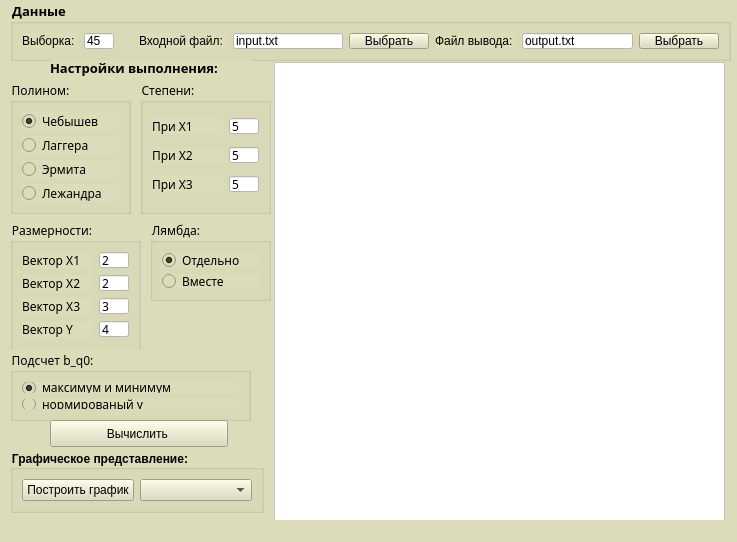
<?xml version="1.0" encoding="UTF-8"?>
<ui version="4.0">
 <class>MainWindow</class>
 <widget class="QMainWindow" name="MainWindow">
  <property name="geometry">
   <rect>
    <x>0</x>
    <y>0</y>
    <width>737</width>
    <height>542</height>
   </rect>
  </property>
  <property name="windowTitle">
   <string>MainWindow</string>
  </property>
  <property name="styleSheet">
   <string notr="true">background-color: rgb(220, 220, 186);
</string>
  </property>
  <widget class="QWidget" name="centralwidget">
   <widget class="QGroupBox" name="groupBox">
    <property name="geometry">
     <rect>
      <x>10</x>
      <y>220</y>
      <width>131</width>
      <height>134</height>
     </rect>
    </property>
    <property name="font">
     <font>
      <family>Sans Serif</family>
      <pointsize>9</pointsize>
     </font>
    </property>
    <property name="title">
     <string>Размерности:</string>
    </property>
    <layout class="QGridLayout" name="gridLayout">
     <item row="0" column="0">
      <widget class="QLabel" name="label">
       <property name="font">
        <font>
         <family>Sans Serif</family>
         <pointsize>9</pointsize>
        </font>
       </property>
       <property name="text">
        <string>Вектор X1</string>
       </property>
      </widget>
     </item>
     <item row="0" column="1">
      <widget class="QLineEdit" name="DimX1">
       <property name="maximumSize">
        <size>
         <width>30</width>
         <height>16</height>
        </size>
       </property>
       <property name="font">
        <font>
         <family>Sans Serif</family>
         <pointsize>9</pointsize>
        </font>
       </property>
       <property name="styleSheet">
        <string notr="true">
background-color: rgb(255, 255, 255);</string>
       </property>
       <property name="text">
        <string>2</string>
       </property>
      </widget>
     </item>
     <item row="1" column="0">
      <widget class="QLabel" name="label_2">
       <property name="font">
        <font>
         <family>Sans Serif</family>
         <pointsize>9</pointsize>
        </font>
       </property>
       <property name="text">
        <string>Вектор X2</string>
       </property>
      </widget>
     </item>
     <item row="1" column="1">
      <widget class="QLineEdit" name="DimX2">
       <property name="maximumSize">
        <size>
         <width>30</width>
         <height>16</height>
        </size>
       </property>
       <property name="font">
        <font>
         <family>Sans Serif</family>
         <pointsize>9</pointsize>
        </font>
       </property>
       <property name="styleSheet">
        <string notr="true">background-color: rgb(255, 255, 255);</string>
       </property>
       <property name="text">
        <string>2</string>
       </property>
      </widget>
     </item>
     <item row="2" column="0">
      <widget class="QLabel" name="label_3">
       <property name="font">
        <font>
         <family>Sans Serif</family>
         <pointsize>9</pointsize>
        </font>
       </property>
       <property name="text">
        <string>Вектор X3</string>
       </property>
      </widget>
     </item>
     <item row="2" column="1">
      <widget class="QLineEdit" name="DimX3">
       <property name="maximumSize">
        <size>
         <width>30</width>
         <height>16</height>
        </size>
       </property>
       <property name="font">
        <font>
         <family>Sans Serif</family>
         <pointsize>9</pointsize>
        </font>
       </property>
       <property name="styleSheet">
        <string notr="true">background-color: rgb(255, 255, 255);</string>
       </property>
       <property name="text">
        <string>3</string>
       </property>
      </widget>
     </item>
     <item row="3" column="0">
      <widget class="QLabel" name="label_4">
       <property name="font">
        <font>
         <family>Sans Serif</family>
         <pointsize>9</pointsize>
        </font>
       </property>
       <property name="text">
        <string>Вектор Y</string>
       </property>
      </widget>
     </item>
     <item row="3" column="1">
      <widget class="QLineEdit" name="DimY">
       <property name="maximumSize">
        <size>
         <width>30</width>
         <height>16</height>
        </size>
       </property>
       <property name="font">
        <font>
         <family>Sans Serif</family>
         <pointsize>9</pointsize>
        </font>
       </property>
       <property name="styleSheet">
        <string notr="true">background-color: rgb(255, 255, 255);</string>
       </property>
       <property name="text">
        <string>4</string>
       </property>
      </widget>
     </item>
    </layout>
   </widget>
   <widget class="QGroupBox" name="groupBox_3">
    <property name="geometry">
     <rect>
      <x>10</x>
      <y>80</y>
      <width>121</width>
      <height>134</height>
     </rect>
    </property>
    <property name="font">
     <font>
      <family>Sans Serif</family>
      <pointsize>9</pointsize>
     </font>
    </property>
    <property name="title">
     <string>Полином:</string>
    </property>
    <layout class="QGridLayout" name="gridLayout_3">
     <item row="0" column="0">
      <widget class="QRadioButton" name="chebish">
       <property name="font">
        <font>
         <family>Sans Serif</family>
         <pointsize>9</pointsize>
        </font>
       </property>
       <property name="text">
        <string>Чебышев</string>
       </property>
       <property name="checked">
        <bool>true</bool>
       </property>
      </widget>
     </item>
     <item row="1" column="0">
      <widget class="QRadioButton" name="lagger">
       <property name="font">
        <font>
         <family>Sans Serif</family>
         <pointsize>9</pointsize>
        </font>
       </property>
       <property name="text">
        <string>Лаггера</string>
       </property>
      </widget>
     </item>
     <item row="2" column="0">
      <widget class="QRadioButton" name="ermit">
       <property name="font">
        <font>
         <family>Sans Serif</family>
         <pointsize>9</pointsize>
        </font>
       </property>
       <property name="text">
        <string>Эрмита</string>
       </property>
      </widget>
     </item>
     <item row="3" column="0">
      <widget class="QRadioButton" name="legandr">
       <property name="font">
        <font>
         <family>Sans Serif</family>
         <pointsize>9</pointsize>
        </font>
       </property>
       <property name="text">
        <string>Лежандра</string>
       </property>
      </widget>
     </item>
    </layout>
   </widget>
   <widget class="QGroupBox" name="groupBox_2">
    <property name="geometry">
     <rect>
      <x>140</x>
      <y>80</y>
      <width>131</width>
      <height>134</height>
     </rect>
    </property>
    <property name="font">
     <font>
      <family>Sans Serif</family>
      <pointsize>9</pointsize>
     </font>
    </property>
    <property name="title">
     <string>Степени:</string>
    </property>
    <layout class="QGridLayout" name="gridLayout_2">
     <item row="0" column="0">
      <widget class="QLabel" name="label_5">
       <property name="font">
        <font>
         <family>Sans Serif</family>
         <pointsize>9</pointsize>
        </font>
       </property>
       <property name="text">
        <string>При X1</string>
       </property>
      </widget>
     </item>
     <item row="1" column="0">
      <widget class="QLabel" name="label_6">
       <property name="font">
        <font>
         <family>Sans Serif</family>
         <pointsize>9</pointsize>
        </font>
       </property>
       <property name="text">
        <string>При X2</string>
       </property>
      </widget>
     </item>
     <item row="1" column="1">
      <widget class="QLineEdit" name="PolX2">
       <property name="maximumSize">
        <size>
         <width>30</width>
         <height>16</height>
        </size>
       </property>
       <property name="font">
        <font>
         <family>Sans Serif</family>
         <pointsize>9</pointsize>
        </font>
       </property>
       <property name="styleSheet">
        <string notr="true">background-color: rgb(255, 255, 255);</string>
       </property>
       <property name="text">
        <string>5</string>
       </property>
      </widget>
     </item>
     <item row="2" column="0">
      <widget class="QLabel" name="label_7">
       <property name="font">
        <font>
         <family>Sans Serif</family>
         <pointsize>9</pointsize>
        </font>
       </property>
       <property name="text">
        <string>При X3</string>
       </property>
      </widget>
     </item>
     <item row="0" column="1">
      <widget class="QLineEdit" name="PolX1">
       <property name="maximumSize">
        <size>
         <width>30</width>
         <height>16</height>
        </size>
       </property>
       <property name="font">
        <font>
         <family>Sans Serif</family>
         <pointsize>9</pointsize>
        </font>
       </property>
       <property name="styleSheet">
        <string notr="true">background-color: rgb(255, 255, 255);</string>
       </property>
       <property name="text">
        <string>5</string>
       </property>
      </widget>
     </item>
     <item row="2" column="1">
      <widget class="QLineEdit" name="PolX3">
       <property name="maximumSize">
        <size>
         <width>30</width>
         <height>16</height>
        </size>
       </property>
       <property name="font">
        <font>
         <family>Sans Serif</family>
         <pointsize>9</pointsize>
        </font>
       </property>
       <property name="styleSheet">
        <string notr="true">background-color: rgb(255, 255, 255);</string>
       </property>
       <property name="text">
        <string>5</string>
       </property>
      </widget>
     </item>
    </layout>
   </widget>
   <widget class="QGroupBox" name="groupBox_7">
    <property name="geometry">
     <rect>
      <x>10</x>
      <y>450</y>
      <width>254</width>
      <height>63</height>
     </rect>
    </property>
    <property name="font">
     <font>
      <weight>75</weight>
      <bold>true</bold>
     </font>
    </property>
    <property name="title">
     <string>Графическое представление:</string>
    </property>
    <layout class="QGridLayout" name="gridLayout_6">
     <item row="1" column="1">
      <widget class="QComboBox" name="plotFunc"/>
     </item>
     <item row="1" column="0">
      <widget class="QPushButton" name="plotGraph">
       <property name="text">
        <string>Построить график</string>
       </property>
      </widget>
     </item>
    </layout>
   </widget>
   <widget class="QGroupBox" name="groupBox_4">
    <property name="geometry">
     <rect>
      <x>10</x>
      <y>0</y>
      <width>721</width>
      <height>61</height>
     </rect>
    </property>
    <property name="font">
     <font>
      <family>Sans Serif</family>
      <pointsize>10</pointsize>
      <weight>75</weight>
      <bold>true</bold>
      <strikeout>false</strikeout>
     </font>
    </property>
    <property name="title">
     <string>Данные</string>
    </property>
    <layout class="QGridLayout" name="gridLayout_7">
     <item row="0" column="2">
      <widget class="QLineEdit" name="inputFile">
       <property name="styleSheet">
        <string notr="true">background-color: rgb(255, 255, 255);</string>
       </property>
       <property name="text">
        <string>input.txt</string>
       </property>
      </widget>
     </item>
     <item row="0" column="4">
      <widget class="QLabel" name="label_9">
       <property name="text">
        <string>Файл вывода: </string>
       </property>
      </widget>
     </item>
     <item row="0" column="6">
      <widget class="QPushButton" name="chooseOutputFile">
       <property name="text">
        <string>Выбрать</string>
       </property>
      </widget>
     </item>
     <item row="0" column="0">
      <layout class="QFormLayout" name="formLayout">
       <item row="0" column="0">
        <widget class="QLabel" name="label_10">
         <property name="text">
          <string>Выборка: </string>
         </property>
        </widget>
       </item>
       <item row="0" column="1">
        <widget class="QLineEdit" name="lineEdit_10">
         <property name="maximumSize">
          <size>
           <width>30</width>
           <height>16</height>
          </size>
         </property>
         <property name="styleSheet">
          <string notr="true">background-color: rgb(255, 255, 255);</string>
         </property>
         <property name="text">
          <string>45</string>
         </property>
        </widget>
       </item>
      </layout>
     </item>
     <item row="0" column="3">
      <widget class="QPushButton" name="openInputFile">
       <property name="text">
        <string>Выбрать</string>
       </property>
      </widget>
     </item>
     <item row="0" column="1">
      <widget class="QLabel" name="label_8">
       <property name="text">
        <string>Входной файл: </string>
       </property>
      </widget>
     </item>
     <item row="0" column="5">
      <widget class="QLineEdit" name="outputFile">
       <property name="styleSheet">
        <string notr="true">background-color: rgb(255, 255, 255);</string>
       </property>
       <property name="text">
        <string>output.txt</string>
       </property>
      </widget>
     </item>
    </layout>
   </widget>
   <widget class="QTextEdit" name="output">
    <property name="geometry">
     <rect>
      <x>274</x>
      <y>62</y>
      <width>451</width>
      <height>471</height>
     </rect>
    </property>
    <property name="styleSheet">
     <string notr="true">background-color: rgb(255, 255, 255);</string>
    </property>
   </widget>
   <widget class="QGroupBox" name="groupBox_6">
    <property name="geometry">
     <rect>
      <x>10</x>
      <y>350</y>
      <width>241</width>
      <height>71</height>
     </rect>
    </property>
    <property name="font">
     <font>
      <family>Sans Serif</family>
      <pointsize>9</pointsize>
     </font>
    </property>
    <property name="title">
     <string>Подсчет b_q0:</string>
    </property>
    <layout class="QGridLayout" name="gridLayout_5">
     <item row="0" column="0">
      <widget class="QRadioButton" name="b0AsAvg">
       <property name="font">
        <font>
         <family>Sans Serif</family>
         <pointsize>9</pointsize>
        </font>
       </property>
       <property name="text">
        <string>максимум и минимум</string>
       </property>
       <property name="checked">
        <bool>true</bool>
       </property>
      </widget>
     </item>
     <item row="1" column="0">
      <widget class="QRadioButton" name="b0AsMinMax">
       <property name="font">
        <font>
         <family>Sans Serif</family>
         <pointsize>9</pointsize>
        </font>
       </property>
       <property name="text">
        <string>нормированый у</string>
       </property>
      </widget>
     </item>
    </layout>
   </widget>
   <widget class="QPushButton" name="compute">
    <property name="geometry">
     <rect>
      <x>50</x>
      <y>420</y>
      <width>178</width>
      <height>27</height>
     </rect>
    </property>
    <property name="text">
     <string>Вычислить </string>
    </property>
   </widget>
   <widget class="QGroupBox" name="groupBox_5">
    <property name="geometry">
     <rect>
      <x>150</x>
      <y>220</y>
      <width>121</width>
      <height>81</height>
     </rect>
    </property>
    <property name="font">
     <font>
      <family>Sans Serif</family>
      <pointsize>9</pointsize>
     </font>
    </property>
    <property name="title">
     <string>Лямбда:</string>
    </property>
    <layout class="QGridLayout" name="gridLayout_4">
     <item row="0" column="0">
      <widget class="QRadioButton" name="oneLambda">
       <property name="font">
        <font>
         <family>Sans Serif</family>
         <pointsize>9</pointsize>
        </font>
       </property>
       <property name="text">
        <string>Отдельно</string>
       </property>
       <property name="checked">
        <bool>true</bool>
       </property>
      </widget>
     </item>
     <item row="1" column="0">
      <widget class="QRadioButton" name="radioButton_5">
       <property name="font">
        <font>
         <family>Sans Serif</family>
         <pointsize>9</pointsize>
        </font>
       </property>
       <property name="text">
        <string>Вместе</string>
       </property>
      </widget>
     </item>
    </layout>
   </widget>
   <widget class="QLabel" name="label_11">
    <property name="geometry">
     <rect>
      <x>50</x>
      <y>60</y>
      <width>201</width>
      <height>16</height>
     </rect>
    </property>
    <property name="font">
     <font>
      <family>Sans Serif</family>
      <pointsize>10</pointsize>
      <weight>75</weight>
      <bold>true</bold>
     </font>
    </property>
    <property name="text">
     <string>Настройки выполнения:</string>
    </property>
    <property name="textFormat">
     <enum>Qt::AutoText</enum>
    </property>
   </widget>
  </widget>
  <widget class="QStatusBar" name="statusbar"/>
 </widget>
 <resources/>
 <connections/>
</ui>
